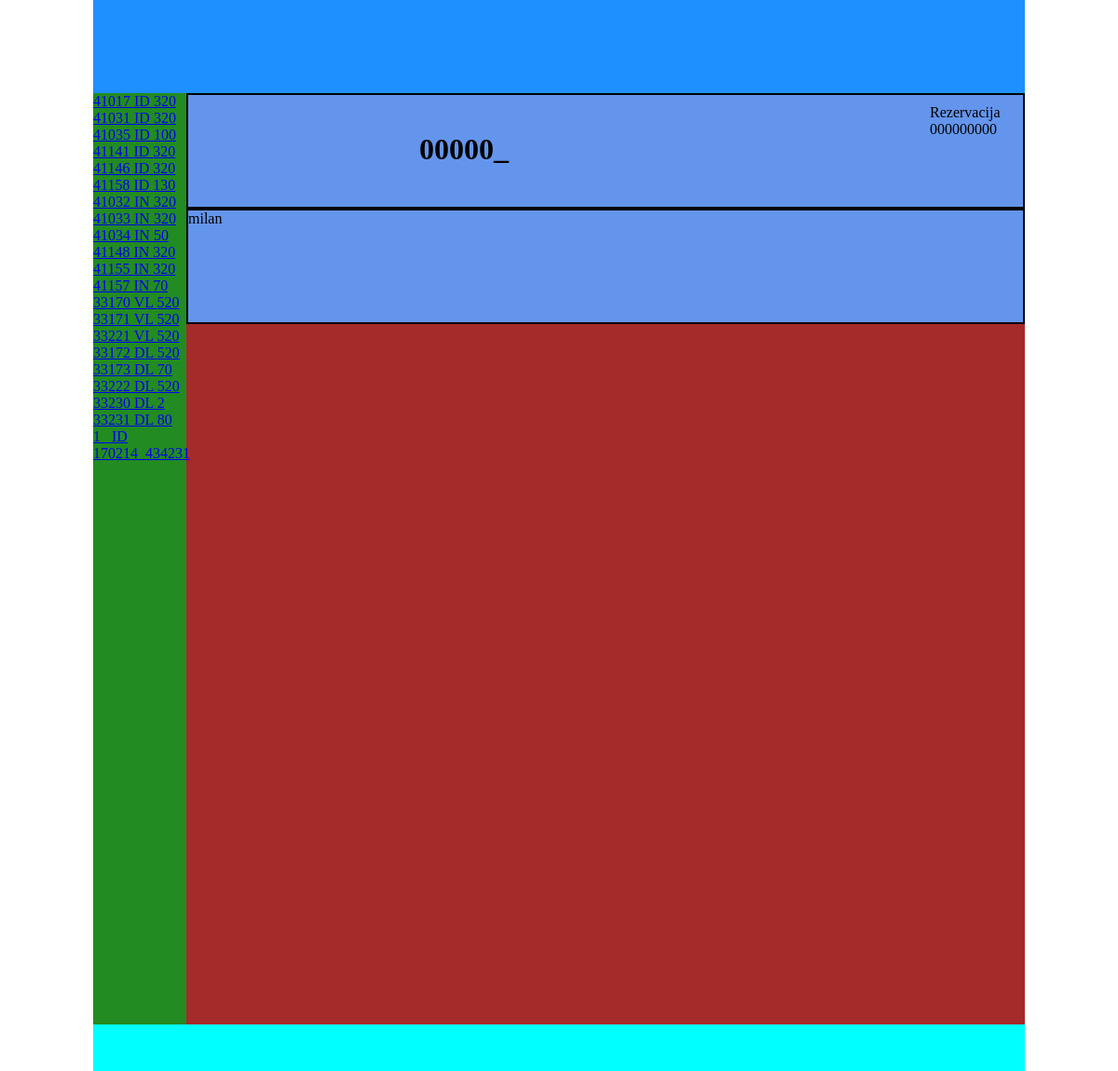
The page / on the database its author committed.
### tables this page shows
CREATE TABLE `rezervacija` (
  `brrezervacije` int(11) NOT NULL,
  `tip` tinyint(2) NOT NULL,
  `kolicina` mediumint(4) NOT NULL,
  `stanje` tinyint(1) DEFAULT '1',
  `datum` datetime DEFAULT NULL,
  PRIMARY KEY (`brrezervacije`,`tip`),
  KEY `tip` (`tip`),
  KEY `brrezervacije` (`brrezervacije`),
  CONSTRAINT `tip` FOREIGN KEY (`tip`) REFERENCES `tipovi` (`Id`)
);

CREATE TABLE `tipovi` (
  `Id` tinyint(2) NOT NULL AUTO_INCREMENT,
  `skraceno` varchar(4) DEFAULT NULL,
  `naziv` varchar(255) DEFAULT NULL,
  PRIMARY KEY (`Id`)
);

### htdocs/index.php (the view, shortened to what this page needs)
<!DOCTYPE html>
<html lang="en">
<head>
      <link href="Css/stil.css" rel="stylesheet" type="text/css" />
</head>
<body>
  <?php include "conDB.php";?>
   <div class="header">
   </div>
   <div class="content">
      <div class="navi">
         <div class="rez">
             <?php
             $rezervacije= "SELECT rezervacija.brrezervacije, tipovi.skraceno,rezervacija.kolicina FROM rezervacija INNER JOIN tipovi ON rezervacija.tip = tipovi.Id WHERE rezervacija.stanje=1";
             $g = mysqli_query($con,$rezervacije);
             while($r = mysqli_fetch_row ($g)){
                 echo "<div><a href='./?rez={$r[0]}&tip={$r[1]}&inc=FillJob.php'>{$r[0]} {$r[1]} {$r[2]}</a></div>";
             }
             ?>
         </div>
         <div class="rez">
            <?php
             $poslovi="SELECT DISTINCT posao.brposla, posao.hitan, tipovi.skraceno,posao.kolicina FROM posao INNER JOIN veza ON veza.brp = posao.id INNER JOIN rezervacija ON veza.brr = rezervacija.brrezervacije INNER JOIN tipovi ON rezervacija.tip = tipovi.Id WHERE rezervacija.stanje=2";
                 $g = mysqli_query($con,$poslovi);
             while($r = mysqli_fetch_row ($g)){
                 echo "<div> <a href='./?pos={$r[0]}&inc=mcf.php'>{$r[1]} {$r[2]} {$r[0]}</a></div>";
             }
                 ?>
         </div>
      </div>
      <div class="obr">
         <?php
          if (!isset ($_GET['inc'])){
              $strana="mcf.php";
          }else{
          $strana=$_GET['inc'];}
          include "{$strana}";
          ?>
      </div>
   </div>
   <div class="footer">
   </div>
</body>
</html>

### htdocs/mcf.php (shortened to what this page needs)
<!DOCTYPE html>
<html lang="en">
<head>
    <link href="Css/stil.css" rel="stylesheet" type="text/css" />
</head>
<body>
   <div>
      <div class="dva">
         <?php
          $x=$_GET['pos'];
          $poss="SELECT posao.hitan,tipovi.skraceno,posao.kolicina,posao.brposla,rezervacija.brrezervacije FROM posao INNER JOIN veza ON veza.brp = posao.id INNER JOIN rezervacija ON veza.brr = rezervacija.brrezervacije INNER JOIN tipovi ON rezervacija.tip = tipovi.Id WHERE posao.brposla = '{$x}'";
          $r= mysqli_query($con,$poss);
          $g= mysqli_fetch_row($r);
          echo "<h1>{$g[0]}{$g[1]}".sprintf('%05d',$g[2])."_{$g[3]}</h1>";
              echo "<div class='rezMcf'><p class='p'>Rezervacija</p><p>".sprintf('%09d',$g[4])."</p> </div>";
              ?>
      </div>
      <div class="dva">
            <p >milan</p>
      </div>
   </div>
</body>
</html>

### htdocs/Css/stil.css (style rules this page uses)
body { margin: auto; width:1000px; }
.header { top:0px; height: 100px; background-color: dodgerblue; width :inherit; }
.content { width:inherit; background-color: brown; min-height: 1000px; }
.footer { bottom: 0px; background-color: aqua; height: 50px; width:inherit; }
.obr { margin-left: 100px; }
.navi { float: left; display: inline-block; width: 100px; background-color:forestgreen; min-height: inherit; }
.rez { width: inherit; height: auto; }
.dva { width:inherit; background-color:cornflowerblue; border: 2px solid black; height: 120px; position:relative; }
h1 { width: 400px; margin: auto; margin-top: 40px; }
div.rezMcf { position:absolute; top:0; width: 100px; right:0; }
p { margin: auto; }
p.p { margin-top: 10px; }

### rows shown on the page
rezervacija: brrezervacije "41017", tip.skraceno "ID", kolicina "320"
rezervacija: brrezervacije "41031", tip.skraceno "ID", kolicina "320"
rezervacija: brrezervacije "41035", tip.skraceno "ID", kolicina "100"
rezervacija: brrezervacije "41141", tip.skraceno "ID", kolicina "320"
rezervacija: brrezervacije "41146", tip.skraceno "ID", kolicina "320"
rezervacija: brrezervacije "41158", tip.skraceno "ID", kolicina "130"
rezervacija: brrezervacije "41032", tip.skraceno "IN", kolicina "320"
rezervacija: brrezervacije "41033", tip.skraceno "IN", kolicina "320"
rezervacija: brrezervacije "41034", tip.skraceno "IN", kolicina "50"
rezervacija: brrezervacije "41148", tip.skraceno "IN", kolicina "320"
rezervacija: brrezervacije "41155", tip.skraceno "IN", kolicina "320"
rezervacija: brrezervacije "41157", tip.skraceno "IN", kolicina "70"
rezervacija: brrezervacije "33170", tip.skraceno "VL", kolicina "520"
rezervacija: brrezervacije "33171", tip.skraceno "VL", kolicina "520"
rezervacija: brrezervacije "33221", tip.skraceno "VL", kolicina "520"
rezervacija: brrezervacije "33172", tip.skraceno "DL", kolicina "520"
rezervacija: brrezervacije "33173", tip.skraceno "DL", kolicina "70"
rezervacija: brrezervacije "33222", tip.skraceno "DL", kolicina "520"
rezervacija: brrezervacije "33230", tip.skraceno "DL", kolicina "2"
rezervacija: brrezervacije "33231", tip.skraceno "DL", kolicina "80"

### other values the page prints
$r[1] "1_"
$r[2] "ID"
$r[0] "170214_434231"
$g[2] "00000"
$g[4] "000000000"
